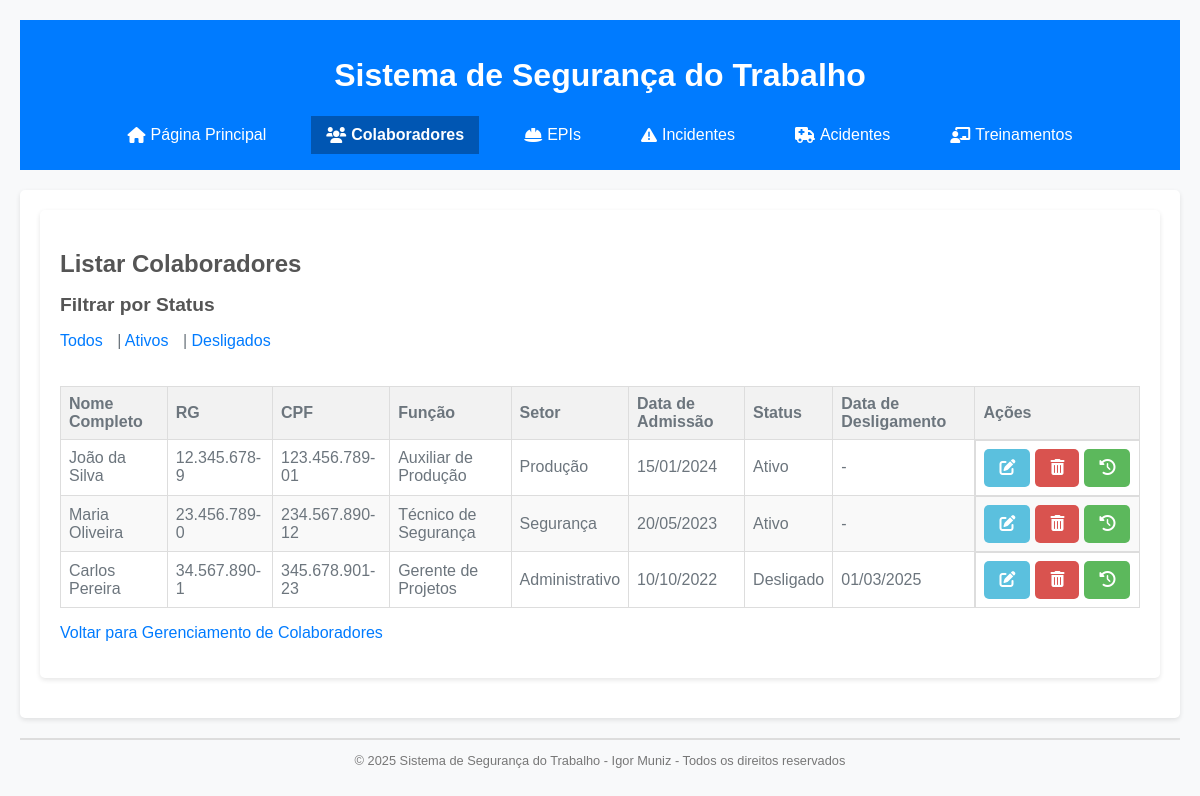
/listar_colaboradores, run on the app's committed database.
### tables this page shows
CREATE TABLE colaboradores (
    id INTEGER PRIMARY KEY AUTOINCREMENT,
    nome_completo TEXT NOT NULL,
    rg TEXT NOT NULL UNIQUE,
    cpf TEXT NOT NULL UNIQUE,
    funcao TEXT NOT NULL,
    setor TEXT NOT NULL,
    data_admissao TEXT NOT NULL,
    status TEXT NOT NULL DEFAULT 'Ativo',
    data_desligamento TEXT
);

### app.py (the view)
@app.route('/listar_colaboradores')
def listar_colaboradores():
    db = get_db()
    status_filtro = request.args.get('status')
    query = "SELECT * FROM colaboradores"
    params = []
    if status_filtro:
        query += " WHERE status = ?"
        params.append(status_filtro)
    colaboradores = db.execute(query, params).fetchall()
    colaboradores_formatados = []
    for colaborador in colaboradores:
        colaborador_dict = dict(colaborador)
        colaborador_dict['data_admissao'] = formatar_data(colaborador_dict['data_admissao'])
        if colaborador_dict['data_desligamento']:
            colaborador_dict['data_desligamento'] = formatar_data(colaborador_dict['data_desligamento'])
        colaboradores_formatados.append(colaborador_dict)
    return render_template('listar_colaboradores.html', colaboradores=colaboradores_formatados)

### app.py (called while the page is built)
def formatar_data(data):
    if data:
        data_obj = datetime.strptime(data, '%Y-%m-%d').date()
        return data_obj.strftime('%d/%m/%Y')
    return None

### database.py (called while the page is built)
def get_db():
    db = sqlite3.connect(DATABASE)
    db.row_factory = sqlite3.Row  # Isso permite acessar as colunas por nome
    return db

### templates/listar_colaboradores.html (shortened to what this page needs)
{% extends 'base.html' %}
{% block content %}
<section class="list-section">
    <h1>
        Listar Colaboradores
    </h1>
    <section class="filter-section">
        <h2>
            Filtrar por Status
        </h2>
        <p>
            <a href="/listar_colaboradores">
                Todos
            </a>
            |
            <a href="/listar_colaboradores?status=Ativo">
                Ativos
            </a>
            |
            <a href="/listar_colaboradores?status=Desligado">
                Desligados
            </a>
        </p>
    </section>
    {% if colaboradores %}
    <div class="table-container">
        <table>
            <thead>
                <tr>
                    <th>
                        Nome Completo
                    </th>
                    <th>
                        RG
                    </th>
                    <th>
                        CPF
                    </th>
                    <th>
                        Função
                    </th>
                    <th>
                        Setor
                    </th>
                    <th>
                        Data de Admissão
                    </th>
                    <th>
                        Status
                    </th>
                    <th>
                        Data de Desligamento
                    </th>
                    <th>
                        Ações
                    </th>
                </tr>
            </thead>
            <tbody>
                {% for colaborador in colaboradores %}
                <tr>
                    <td>
                        {{ colaborador['nome_completo'] }}
                    </td>
                    <td>
                        {{ colaborador['rg'] }}
                    </td>
                    <td>
                        {{ colaborador['cpf'] }}
                    </td>
                    <td>
                        {{ colaborador['funcao'] }}
                    </td>
                    <td>
                        {{ colaborador['setor'] }}
                    </td>
                    <td>
                        {{ colaborador['data_admissao'] }}
                    </td>
                    <td>
                        {{ colaborador['status'] }}
                    </td>
                    <td>
                        {{ colaborador['data_desligamento'] or '-' }}
                    </td>
                    <td class="action-buttons">
                        <a href="/editar_colaborador/{{ colaborador['id'] }}" class="action-button edit-button">
                            <i class="fas fa-edit"></i>
                        </a>
                        <a href="/excluir_colaborador/{{ colaborador['id'] }}" class="action-button delete-button">
                            <i class="fas fa-trash-alt"></i>
                        </a>
                        <a href="/historico_entregas_colaborador/{{ colaborador['id'] }}" class="action-button history-button">  <i class="fas fa-history"></i>
                        </a>
                    </td>
                </tr>
                {% endfor %}
            </tbody>
        </table>
    </div>
    {% else %}
    <p>
        Não há colaboradores para exibir.
    </p>
    {% endif %}
    <p>
        <a href="/colaboradores">
            Voltar para Gerenciamento de Colaboradores
        </a>
    </p>
</section>
{% endblock %}

### static/style.css (style rules this page uses)
body { font-family: sans-serif; margin: 20px; background-color: #f8f9fa; color: #6c757d; }
a { color: #007bff; text-decoration: none; transition: color 0.3s ease; }
main, .form-section, .list-section { background-color: #fff; padding: 20px; border-radius: 5px; box-shadow: 0 2px 5px rgba(0, 0, 0, 0.1); margin-bottom: 20px; }
main h1, .form-section h1, .list-section h1 { font-size: 1.5em; color: #555; margin-bottom: 15px; }
.form-button, button[type="submit"], .action-button { background-color: #007bff; color: #fff; padding: 10px 15px; border: none; border-radius: 5px; cursor: pointer; font-size: 1em; transition: background-color 0.3s ease; }
.filter-section { margin-bottom: 15px; }
.filter-section h2 { font-size: 1.2em; color: #555; margin-bottom: 10px; }
.filter-section p a { margin-right: 10px; }
.table-container { overflow-x: auto; }
table { width: 100%; border-collapse: collapse; margin-top: 20px; }
th, td { border: 1px solid #ddd; padding: 8px; text-align: left; }
th { background-color: #f2f2f2; font-weight: bold; }
tr:nth-child(even) { background-color: #f9f9f9; }
.action-buttons { display: flex; justify-content: center; gap: 5px; }
.edit-button { background-color: #5bc0de; color: white; }
.delete-button { background-color: #d9534f; color: white; }
.history-button { background-color: #5cb85c; color: white; }

### data on the page
colaboradores: nome_completo "João da Silva", rg "12.345.678-9", cpf "123.456.789-01", funcao "Auxiliar de Produção", setor "Produção", data_admissao "15/01/2024", status "Ativo", colaborador "-"
colaboradores: nome_completo "Maria Oliveira", rg "23.456.789-0", cpf "234.567.890-12", funcao "Técnico de Segurança", setor "Segurança", data_admissao "20/05/2023", status "Ativo", colaborador "-"
colaboradores: nome_completo "Carlos Pereira", rg "34.567.890-1", cpf "345.678.901-23", funcao "Gerente de Projetos", setor "Administrativo", data_admissao "10/10/2022", status "Desligado", data_desligamento "01/03/2025"
